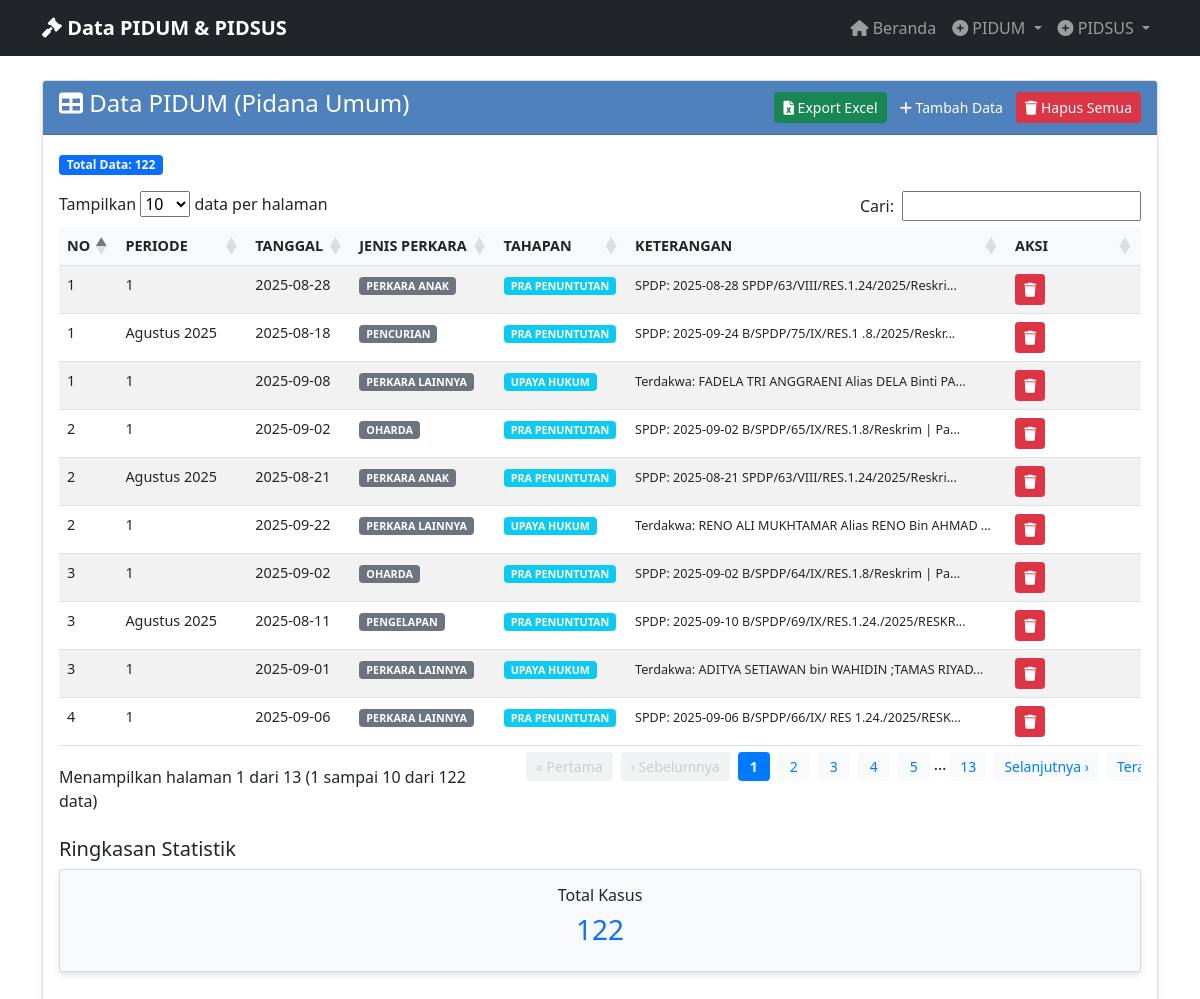
Screenshot of /view_pidum with the database file from the repository.
### tables this page shows
CREATE TABLE "pidum_data" (
                id INTEGER PRIMARY KEY AUTOINCREMENT,
                no TEXT NOT NULL,
                periode TEXT NOT NULL,
                tanggal TEXT NOT NULL,
                jenis_perkara TEXT NOT NULL,
                tahapan_penanganan TEXT NOT NULL,
                keterangan TEXT NOT NULL,
                created_at TIMESTAMP DEFAULT CURRENT_TIMESTAMP
            );

### app_with_db.py (the view)
@app.route('/view_pidum')
def view_pidum():
    data = get_all_pidum_data()  # Changed to include ID for delete functionality
    return render_template('view_pidum.html', data=data)

### database.py (called while the page is built)
@contextmanager
def get_db_connection():
    conn = sqlite3.connect(DATABASE_PATH)
    conn.row_factory = sqlite3.Row
    try:
        yield conn
    finally:
        conn.close()

def get_all_pidum_data():
    with get_db_connection() as conn:
        cursor = conn.cursor()
        cursor.execute('SELECT * FROM pidum_data ORDER BY created_at DESC')
        rows = cursor.fetchall()
        return [dict(row) for row in rows]

### templates/view_pidum.html (shortened to what this page needs)
{% extends "base.html" %}
{% block content %}
<div class="row">
    <div class="col-md-12">
        <div class="card">
            <div class="card-header d-flex justify-content-between align-items-center">
                <h4><i class="fas fa-table"></i> Data PIDUM (Pidana Umum)</h4>
                <div>
                    <a href="{{ url_for('export_pidum_excel') }}" class="btn btn-success btn-sm">
                        <i class="fas fa-file-excel"></i> Export Excel
                    </a>
                    <a href="{{ url_for('input_pidum') }}" class="btn btn-primary btn-sm">
                        <i class="fas fa-plus"></i> Tambah Data
                    </a>
                    {% if data %}
                    <button type="button" class="btn btn-danger btn-sm" onclick="confirmDeleteAll()">
                        <i class="fas fa-trash"></i> Hapus Semua
                    </button>
                    {% endif %}
                </div>
            </div>
            <div class="card-body">
                {% if data %}
                    <div class="mb-3">
                        <span class="badge bg-primary">Total Data: {{ data|length }}</span>
                    </div>
                    <div class="table-responsive">
                        <table class="table table-striped table-hover" id="pidumTable">
                            <thead>
                                <tr>
                                    <th>NO</th>
                                    <th>PERIODE</th>
                                    <th>TANGGAL</th>
                                    <th>JENIS PERKARA</th>
                                    <th>TAHAPAN</th>
                                    <th>KETERANGAN</th>
                                    <th width="100">AKSI</th>
                                </tr>
                            </thead>
                            <tbody>
                                {% for item in data %}
                                <tr>
                                    <td>{{ item.no }}</td>
                                    <td>{{ item.periode }}</td>
                                    <td>{{ item.tanggal }}</td>
                                    <td>
                                        <span class="badge bg-secondary">{{ item.jenis_perkara }}</span>
                                    </td>
                                    <td>
                                        <span class="badge bg-info">{{ item.tahapan_penanganan or 'N/A' }}</span>
                                    </td>
                                    <td>
                                        <small>{{ item.keterangan[:50] if item.keterangan else '-' }}{% if item.keterangan and item.keterangan|length > 50 %}...{% endif %}</small>
                                    </td>
                                    <td>
                                        <button type="button" class="btn btn-danger btn-sm"
                                                onclick="confirmDelete({{ item.id }}, '{{ item.no|e }}')">
                                            <i class="fas fa-trash"></i>
                                        </button>
                                    </td>
                                </tr>
                                {% endfor %}
                            </tbody>
                        </table>
                    </div>
                    <div class="row mt-4">
                        <div class="col-md-12">
                            <h5>Ringkasan Statistik</h5>
                            <div class="row">
                                <div class="col-md-12">
                                    <div class="card bg-light">
                                        <div class="card-body text-center">
                                            <h6>Total Kasus</h6>
                                            <h3 class="text-primary">{{ data|length }}</h3>
                                        </div>
                                    </div>
                                </div>
                            </div>
                        </div>
                    </div>
                {% endif %}
            </div>
        </div>
    </div>
</div>
{% block scripts %}
<link href="https://cdn.datatables.net/1.11.5/css/dataTables.bootstrap5.min.css" rel="stylesheet">
{% endblock %}
{% endblock %}

### templates/base.html (style rules this page uses)
.card { box-shadow: 0 4px 6px rgba(0, 0, 0, 0.1); margin-bottom: 20px; }
.card-header { background-color: #4F81BD; color: white; font-weight: bold; }
.btn-primary { background-color: #4F81BD; border-color: #4F81BD; }
.table { font-size: 0.9rem; }
.table th { background-color: #f8f9fa; font-weight: bold; }

### rows the page displays
pidum_data: no "1", periode "1", tanggal "2025-08-28", jenis_perkara "PERKARA ANAK", tahapan_penanganan "PRA PENUNTUTAN", keterangan "SPDP: 2025-08-28 SPDP/63/VIII/RES.1.24/2025/Reskri"
pidum_data: no "2", periode "1", tanggal "2025-09-02", jenis_perkara "OHARDA", tahapan_penanganan "PRA PENUNTUTAN", keterangan "SPDP: 2025-09-02 B/SPDP/65/IX/RES.1.8/Reskrim | Pa"
pidum_data: no "3", periode "1", tanggal "2025-09-02", jenis_perkara "OHARDA", tahapan_penanganan "PRA PENUNTUTAN", keterangan "SPDP: 2025-09-02 B/SPDP/64/IX/RES.1.8/Reskrim | Pa"
pidum_data: no "4", periode "1", tanggal "2025-09-06", jenis_perkara "PERKARA LAINNYA", tahapan_penanganan "PRA PENUNTUTAN", keterangan "SPDP: 2025-09-06 B/SPDP/66/IX/ RES 1.24./2025/RESK"
pidum_data: no "1", periode "Agustus 2025", tanggal "2025-08-18", jenis_perkara "PENCURIAN", tahapan_penanganan "PRA PENUNTUTAN", keterangan "SPDP: 2025-09-24 B/SPDP/75/IX/RES.1 .8./2025/Reskr"
pidum_data: no "2", periode "Agustus 2025", tanggal "2025-08-21", jenis_perkara "PERKARA ANAK", tahapan_penanganan "PRA PENUNTUTAN", keterangan "SPDP: 2025-08-21 SPDP/63/VIII/RES.1.24/2025/Reskri"
pidum_data: no "3", periode "Agustus 2025", tanggal "2025-08-11", jenis_perkara "PENGELAPAN", tahapan_penanganan "PRA PENUNTUTAN", keterangan "SPDP: 2025-09-10 B/SPDP/69/IX/RES.1.24./2025/RESKR"
pidum_data: no "1", periode "1", tanggal "2025-09-08", jenis_perkara "PERKARA LAINNYA", tahapan_penanganan "UPAYA HUKUM", keterangan "Terdakwa: FADELA TRI ANGGRAENI Alias DELA Binti PA"
pidum_data: no "2", periode "1", tanggal "2025-09-22", jenis_perkara "PERKARA LAINNYA", tahapan_penanganan "UPAYA HUKUM", keterangan "Terdakwa: RENO ALI MUKHTAMAR Alias RENO Bin AHMAD"
pidum_data: no "3", periode "1", tanggal "2025-09-01", jenis_perkara "PERKARA LAINNYA", tahapan_penanganan "UPAYA HUKUM", keterangan "Terdakwa: ADITYA SETIAWAN bin WAHIDIN ;TAMAS RIYAD"

### other values shown
{{ data|length }} "122"
